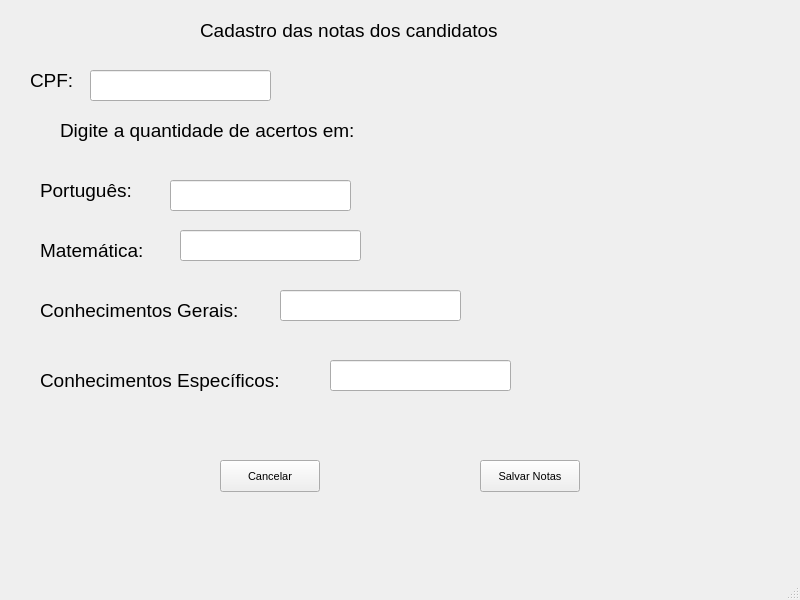
<?xml version="1.0" encoding="UTF-8"?>
<ui version="4.0">
 <class>MainWindow</class>
 <widget class="QMainWindow" name="MainWindow">
  <property name="geometry">
   <rect>
    <x>0</x>
    <y>0</y>
    <width>800</width>
    <height>600</height>
   </rect>
  </property>
  <property name="font">
   <font>
    <pointsize>14</pointsize>
   </font>
  </property>
  <property name="windowTitle">
   <string>MainWindow</string>
  </property>
  <widget class="QWidget" name="centralwidget">
   <widget class="QLabel" name="label">
    <property name="geometry">
     <rect>
      <x>200</x>
      <y>10</y>
      <width>351</width>
      <height>41</height>
     </rect>
    </property>
    <property name="text">
     <string>Cadastro das notas dos candidatos</string>
    </property>
   </widget>
   <widget class="QLabel" name="label_2">
    <property name="geometry">
     <rect>
      <x>30</x>
      <y>60</y>
      <width>51</width>
      <height>41</height>
     </rect>
    </property>
    <property name="text">
     <string>CPF:</string>
    </property>
   </widget>
   <widget class="QLabel" name="label_3">
    <property name="geometry">
     <rect>
      <x>60</x>
      <y>110</y>
      <width>371</width>
      <height>41</height>
     </rect>
    </property>
    <property name="text">
     <string>Digite a quantidade de acertos em:</string>
    </property>
   </widget>
   <widget class="QLabel" name="label_4">
    <property name="geometry">
     <rect>
      <x>40</x>
      <y>170</y>
      <width>131</width>
      <height>41</height>
     </rect>
    </property>
    <property name="text">
     <string>Português:</string>
    </property>
   </widget>
   <widget class="QLabel" name="label_5">
    <property name="geometry">
     <rect>
      <x>40</x>
      <y>230</y>
      <width>131</width>
      <height>41</height>
     </rect>
    </property>
    <property name="text">
     <string>Matemática:</string>
    </property>
   </widget>
   <widget class="QLabel" name="label_6">
    <property name="geometry">
     <rect>
      <x>40</x>
      <y>360</y>
      <width>280</width>
      <height>41</height>
     </rect>
    </property>
    <property name="text">
     <string>Conhecimentos Específicos:</string>
    </property>
   </widget>
   <widget class="QLabel" name="label_7">
    <property name="geometry">
     <rect>
      <x>40</x>
      <y>290</y>
      <width>231</width>
      <height>41</height>
     </rect>
    </property>
    <property name="text">
     <string>Conhecimentos Gerais:</string>
    </property>
   </widget>
   <widget class="QLineEdit" name="lineEditCpf">
    <property name="geometry">
     <rect>
      <x>90</x>
      <y>70</y>
      <width>181</width>
      <height>31</height>
     </rect>
    </property>
   </widget>
   <widget class="QLineEdit" name="lineEditPt">
    <property name="geometry">
     <rect>
      <x>170</x>
      <y>180</y>
      <width>181</width>
      <height>31</height>
     </rect>
    </property>
   </widget>
   <widget class="QLineEdit" name="lineEditMat">
    <property name="geometry">
     <rect>
      <x>180</x>
      <y>230</y>
      <width>181</width>
      <height>31</height>
     </rect>
    </property>
   </widget>
   <widget class="QLineEdit" name="lineEditGeral">
    <property name="geometry">
     <rect>
      <x>280</x>
      <y>290</y>
      <width>181</width>
      <height>31</height>
     </rect>
    </property>
   </widget>
   <widget class="QLineEdit" name="lineEditEspecifico">
    <property name="geometry">
     <rect>
      <x>330</x>
      <y>360</y>
      <width>181</width>
      <height>31</height>
     </rect>
    </property>
   </widget>
   <widget class="QPushButton" name="pushButtonCancelar">
    <property name="geometry">
     <rect>
      <x>220</x>
      <y>460</y>
      <width>100</width>
      <height>32</height>
     </rect>
    </property>
    <property name="font">
     <font>
      <pointsize>8</pointsize>
     </font>
    </property>
    <property name="text">
     <string>Cancelar</string>
    </property>
   </widget>
   <widget class="QPushButton" name="pushButtonSalvar">
    <property name="geometry">
     <rect>
      <x>480</x>
      <y>460</y>
      <width>100</width>
      <height>32</height>
     </rect>
    </property>
    <property name="font">
     <font>
      <pointsize>8</pointsize>
     </font>
    </property>
    <property name="text">
     <string>Salvar Notas</string>
    </property>
   </widget>
   <widget class="QLabel" name="labelMedia">
    <property name="geometry">
     <rect>
      <x>600</x>
      <y>260</y>
      <width>111</width>
      <height>61</height>
     </rect>
    </property>
    <property name="text">
     <string/>
    </property>
   </widget>
  </widget>
  <widget class="QMenuBar" name="menubar">
   <property name="geometry">
    <rect>
     <x>0</x>
     <y>0</y>
     <width>800</width>
     <height>37</height>
    </rect>
   </property>
  </widget>
  <widget class="QStatusBar" name="statusbar"/>
 </widget>
 <resources/>
 <connections/>
</ui>
